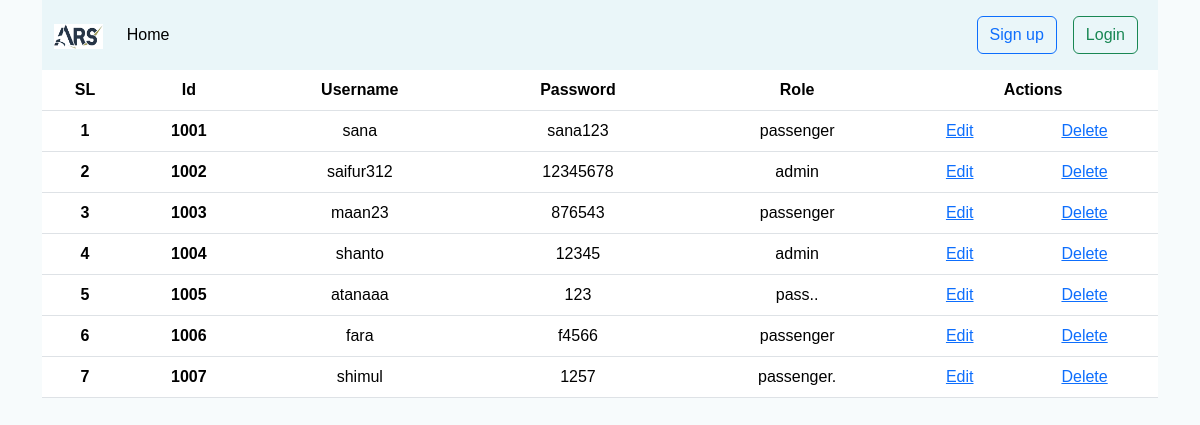
Screenshot of /src/auth/users.php with the database file from the repository.
### tables this page shows
CREATE TABLE `user` (
  `id` int(11) NOT NULL,
  `username` varchar(50) NOT NULL,
  `password` varchar(30) NOT NULL,
  `role` varchar(20) NOT NULL,
  `first_name` varchar(50) NOT NULL,
  `last_name` varchar(50) NOT NULL,
  `email` varchar(50) NOT NULL,
  `passport` varchar(30) NOT NULL,
  `contact` varchar(20) NOT NULL,
  `address` varchar(100) NOT NULL
);

### src/service/Session.php (called while the page is built, shortened)
<?php
class Session
{
  public static function get($key)
  {
    if (isset($_SESSION[$key])) {
      return $_SESSION[$key];
    } else {
      return false;
    }
  }
}

### src/db/database.php (called while the page is built, shortened)
<?php
class Database
{
  public $host    = DB_HOST;
  public $user    = DB_USER;
  public $pass    = DB_PASS;
  public $dbname  = DB_NAME;
  public $connection;
  private function connectDB()
  {
    $this->connection = new mysqli(
      $this->host,
      $this->user,
      $this->pass,
      $this->dbname
    );
  }
  public function select($sqlQuery)
  {
    $result = $this->connection->query($sqlQuery) or
      die($this->connection->error . __LINE__);
    if ($result->num_rows > 0) {
      return $result;
    } else
      return false;
  }
}

### src/auth/users.php (the view, shortened to what this page needs)
<?php
require(__DIR__ . '/../inc/header.php');
require_once(__DIR__ . '/../db/database.php');
?>
<?php
$db = new Database();
$query = 'SELECT * FROM user';
$data = $db->select($query);
?>
<section>
  <table class="table">
    <thead>
      <tr>
        <th scope="col">SL</th>
        <th scope="col">Id</th>
        <th scope="col">Username</th>
        <th scope="col">Password</th>
        <th scope="col">Role</th>
        <th scope="col" colspan="2">Actions</th>
      </tr>
    </thead>
    <tbody>
      <?php
      if ($data) {
        $count = 1;
        while ($row = $data->fetch_assoc()) {
      ?>
          <tr>
            <th>
              <?php
              echo $count;
              ?>
            </th>
            <th> <?php echo $row['id']; ?> </th>
            <td> <?php echo $row['username']; ?> </td>
            <td> <?php echo $row['password']; ?> </td>
            <td> <?php echo $row['role']; ?> </td>
            <td> <a href="update.php?id=<?php echo urlencode($row['id']); ?>">
                Edit</td>
            <td> <a href="update.php?id=<?php echo urlencode($row['id']); ?>">
                Delete</td>
          </tr>
      <?php
          $count++;
        }
      }
      ?>
    </tbody>
  </table>
</section>
<?php
require(__DIR__ . '/../inc/footer.php');
?>

### src/inc/header.php (shortened to what this page needs)
<?php
include_once __DIR__ . '/../service/Session.php';
$login = Session::get('login');
$username = Session::get('username');
$root_url = ROOT_URL;
?>
<!doctype html>
<html lang="en">
<head>
  <link rel="stylesheet" href="<?php echo ROOT_URL; ?>libs/bootstrap-5.3.3-dist/css/bootstrap.css">
  <link href="<?php echo ROOT_URL; ?>libs/select2/select2.min.css" rel="stylesheet" />
  <link rel="stylesheet" href="<?php echo ROOT_URL; ?>inc/custom-style.css">
</head>
<body class="container text-center">
  <nav class="navbar navbar-expand-lg ">
    <div class="container-fluid">
      <a class="navbar-brand" href="<?php echo ROOT_URL; ?>index.php">
        <img src="<?php echo ROOT_URL; ?>../public/images/logo.png" class="logo-brand" />
      </a>
      <div class="collapse navbar-collapse" id="navbarSupportedContent">
        <ul class="navbar-nav me-auto mb-2 mb-lg-0">
          <li class="nav-item">
            <a class="nav-link active" aria-current="page" href="<?php echo ROOT_URL; ?>index.php">Home</a>
          </li>
        </ul>
        <ul class="navbar-nav mb-2 mb-lg-0 d-flex">
          <?php
          if ($login) {
            echo <<<HTML
              <li class='nav-item dropdown'>
                <a class='nav-link dropdown-toggle' href='#' role='button' id='navbarDropdown' data-bs-toggle='dropdown' aria-haspopup='true' aria-expanded='false'><b> $username </b> </a>
                <div class='dropdown-menu' aria-labelledby='navbarDropdown'>
                  <span class='dropdown-item'>
                    <a class='btn btn-outline-danger' href='?action=logout'>logout</a>
                  </span>
                </div>
              </li>
            HTML;
          } else {
            echo <<<HTML
              <li class="nav-item">
                <a class="nav-link" href="{$root_url}auth/signup.php">
                  <button class="btn btn-outline-primary" type="button">
                    Sign up
                  </button>
                </a>
              </li>
            HTML;
            echo "
            <li class='nav-item'>
              <a class='nav-link'
                href=" . ROOT_URL . "auth/login.php>
                  <button class='btn btn-outline-success' type='button'>
                    Login
                  </button>
              </a>
            </li>";
          }
          ?>
        </ul>
      </div>
    </div>
  </nav>

### src/inc/footer.php (shortened to what this page needs)
</body>
</html>

### src/inc/custom-style.css (style rules this page uses)
.navbar { background-color: #eaf6f9; }
body { background-color: #f7fbfc; font-family: Verdana, Geneva, Tahoma, sans-serif; }
.logo-brand { height: 25px; }

### rows the page displays
user: id "1001", username "sana", password "sana123", role "passenger"
user: id "1002", username "saifur312", password "12345678", role "admin"
user: id "1003", username "maan23", password "876543", role "passenger"
user: id "1004", username "shanto", password "12345", role "admin"
user: id "1005", username "atanaaa", password "123", role "pass.."
user: id "1006", username "fara", password "f4566", role "passenger"
user: id "1007", username "shimul", password "1257", role "passenger."
